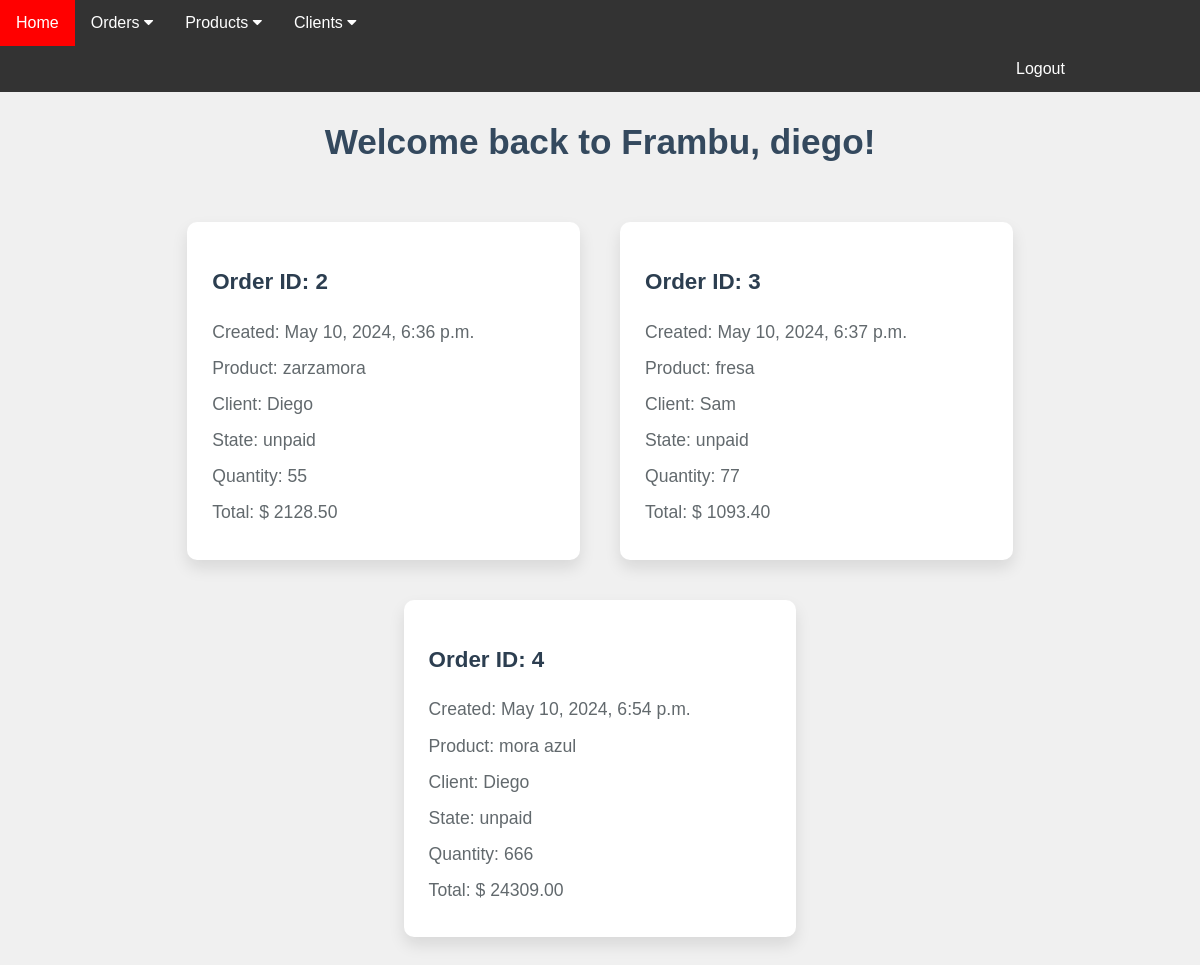
Page /home (signed in) on the committed database.
### clients/models.py (models this page shows, shortened)
class Client(models.Model):
    company_name = models.CharField(max_length=255, verbose_name="Name")
    phone = models.CharField(max_length=20, verbose_name="Phone")
    email = models.EmailField(verbose_name="E-mail")

### orders/models.py (models this page shows, shortened)
class Order(models.Model):
    STATE_CHOICES = [
        ('unpaid', 'Unpaid'),
        ('paid', 'Paid'),
        ('cooking', 'Cooking'),
        ('packaging', 'Packaging'),
        ('labelling', 'Labelling'),
        ('ready', 'Ready')
    ]
    FLAVOUR_CHOICES = [
        ('frambuesa', 'Frambuesa'),
        ('zarzamora', 'Zarzamora'),
        ('fresa', 'Fresa'),
        ('mango', 'Mango'),
        ('mora azul', 'Mora azul'),
    ]
    client = models.ForeignKey(Client, on_delete=models.CASCADE, related_name='orders')
    product = models.CharField(max_length=20, choices=FLAVOUR_CHOICES, default='frambuesa')
    created_at = models.DateTimeField(auto_now_add=True)
    updated_at = models.DateTimeField(auto_now=True)
    quantityRequested = models.IntegerField()
    is_paid = models.BooleanField(default=False)
    order_state = models.CharField(max_length=20, choices=STATE_CHOICES, default='unpaid')

### orders/views.py (the view)
# urls.py: 2. Add a URL to urlpatterns:  path('', views.home, name='home')
@login_required
def home(request):
    list=[]
    orders = Order.objects.all()
    products = Product.objects.all()
    for i in orders:
        total=0
        for j in products:
            if j.name.lower()==str(i.product):
                total=j.price*i.quantityRequested
        list.append({
            "id":i.pk,
            "client": i.client,
            "product":i.product,
            "created_at":i.created_at,
            "updated_at":i.updated_at,
            "quantityRequested":i.quantityRequested,
            "order_state":i.order_state,
            "total":total
        })
    return render(request, 'home.html', {'orders': list,'products':products})

### templates/home.html (shortened to what this page needs)
{% load static %}
<!DOCTYPE html>
<html lang="en">
<head>
    <link rel="stylesheet" type="text/css" href="{% static 'css/dashboard.css' %}">
</head>
<body>
    {% include 'navbar.html' %}
    <h1 class="welcome-message">Welcome back to Frambu, {{ user.username }}!</h1>
    <div class="card-container">
        {% if orders %}
            {% for order in orders %}
                <div class="card">
                    <h3>Order ID: {{ order.id }}</h3>
                    <p>Created: {{ order.created_at }}</p>
                    <p>Product: {{ order.product }}</p>
                    <p>Client: {{ order.client.company_name }}</p>
                    <p>State: {{ order.order_state }}</p>
                    <p>Quantity: {{ order.quantityRequested }}</p>
                    <p>Total: $ {{ order.total }}</p>
                </div>
            {% endfor %}
        {% else %}
            <p>No orders found.</p>
        {% endif %}
    </div>
</body>
</html>

### static/css/dashboard.css (style rules this page uses)
body { font-family: 'Arial', sans-serif; background-color: #f4f4f8; margin: 0; padding: 0; overflow-x: hidden; }
.welcome-message { text-align: center; font-size: 2.2em; color: #34495e; margin-top: 30px; margin-bottom: 30px; }
.card-container { display: flex; flex-wrap: wrap; justify-content: center; padding: 20px; gap: 20px; }
.card { background-color: #ffffff; box-shadow: 0 8px 16px rgba(0, 0, 0, 0.1); margin: 10px; padding: 25px; width: calc(33% - 40px); border-radius: 10px; transition: transform 0.3s ease-in-out, box-shadow 0.3s ease-in-out; }
.card h3 { color: #2c3e50; font-size: 1.4em; }
.card p { color: #62696d; font-size: 1.1em; line-height: 1.6; margin: 8px 0; }

### static/css/navbar.css (style rules this page uses)
body { background-color: #f0f0f0; }

### rows in the picture
Client: id "2", created_at "May 10, 2024, 6:36 p.m.", product "zarzamora", client.company_name "Diego", order_state "unpaid", quantityRequested "55", total "2128.50", id "4", created_at "May 10, 2024, 6:54 p.m.", product "mora azul", quantityRequested "666", total "24309.00"
Client: id "3", created_at "May 10, 2024, 6:37 p.m.", product "fresa", client.company_name "Sam", order_state "unpaid", quantityRequested "77", total "1093.40"

### other values in the picture
{{ user.username }} "diego"
